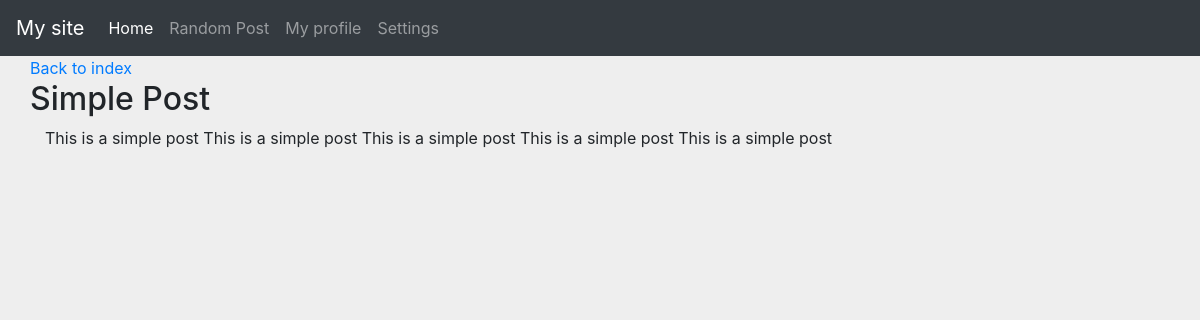
/post/simple-post, run on the app's committed database.
### blog/models.py (models this page shows, shortened)
class Post(models.Model):
    tittle = models.CharField(max_length=255)
    slug = models.SlugField(max_length=255, unique=True)
    summary = models.CharField(max_length=300)
    content = models.TextField()
    published = models.BooleanField(default=True)
    created = models.DateTimeField(auto_now_add=True)
    image = models.ImageField(upload_to='img')
    class Meta:
        ordering = ['-created']

### blog/views.py (the view)
# urls.py: path('post/<slug:slug>', blog_views.post),
def post(request, slug):
    print (slug)
    return render_to_response('post.html', {
        'post': get_object_or_404(Post, slug=slug)
    })

### blog/templates/post.html (shortened to what this page needs)
{% extends 'base.html' %}
{% block content %}
  <div class="container-fluid">
    <a href="/">Back to index</a>
    <br>
    <h2>{{ post.tittle }}</h2>
    <div class="container-fluid">
        {{ post.content }}
    </div>
  </div>
{% endblock %}

### blog/static/css/style.css (style rules this page uses)
body { background: #EEEEEE !important; }

### data on the page
Post: tittle "Simple Post", content "This is a simple post This is a simple post This is a simple post This is a simple post This is a simple post"
